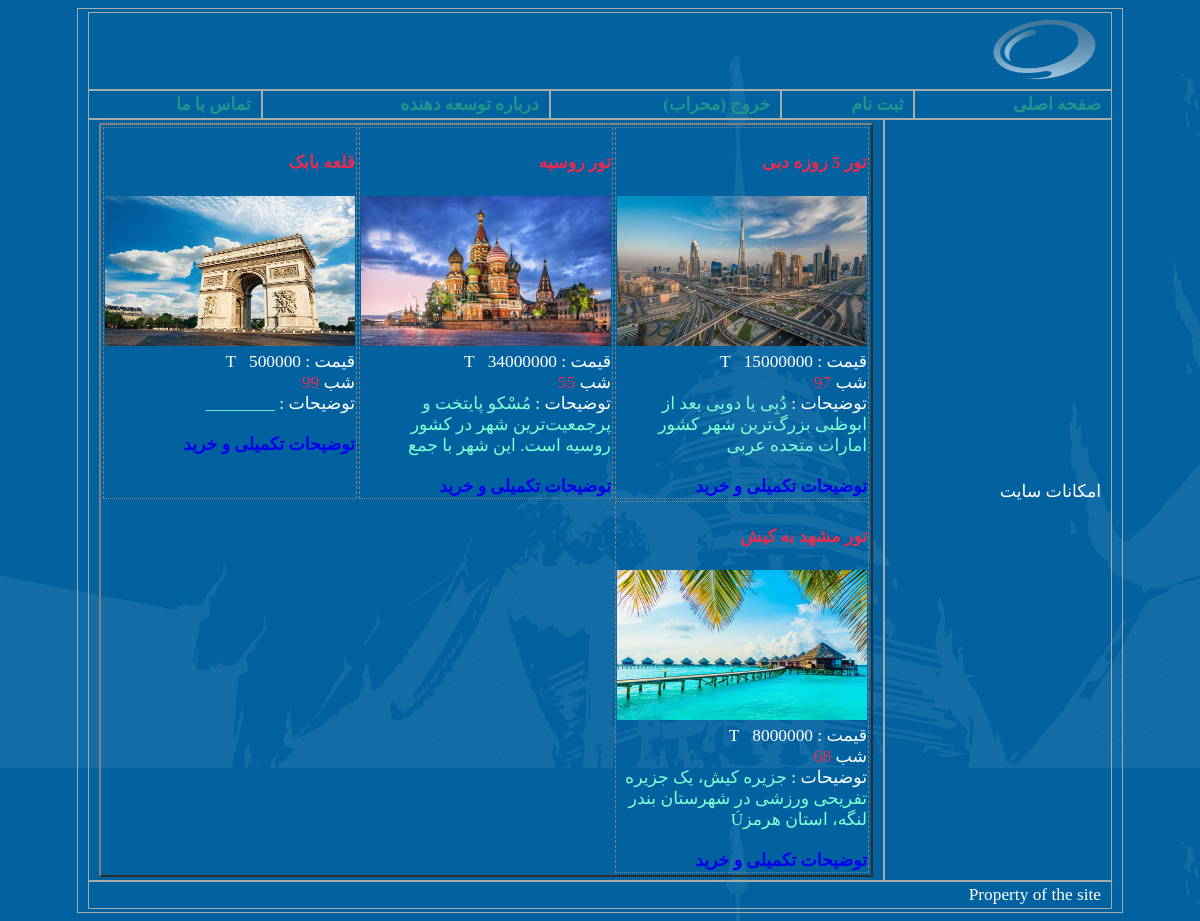
The page / (signed in) on the database its author committed.
### tables this page shows
CREATE TABLE `products` (
  `pro_code` int(10) NOT NULL,
  `pro_name` varchar(200) NOT NULL,
  `pro_qty` int(10) NOT NULL,
  `pro_price` float NOT NULL,
  `pro_image` varchar(80) NOT NULL,
  `pro_detail` text NOT NULL
);

### index.php (the view, shortened to what this page needs)
<?php
include("include/header.php");
$link = mysqli_connect("localhost", "root", "", "shop_db");
?>
<?php
$query = "SELECT * FROM products";
$result = mysqli_query($link, $query);
?>
<table style="width: 100%;" border="2px" >
<tr>
<?php
$counter = 0;
while($row = mysqli_fetch_array($result)){
    $counter += 1;
?>
<td style="border-style: dotted dashed; vertical-align: top; width: 33%;">
<h4 style="color: #E52B50;"><?php echo($row['pro_name']) ?> </h4>
<a href="products_detail.php?id = <?php echo($row['pro_code']) ?>">
<img src="image/products/<?php echo($row['pro_image']) ?>"width="250px" height="150px" />
</a>
<br />
قیمت : <?php echo($row['pro_price']) ?> &nbsp; T
<br />
شب <span style="color: #E52B50;"><?php echo($row['pro_qty']) ?></span>
<br />
توضیحات : <span style="color: #7FFFD4;"> <?php echo(substr($row['pro_detail'],0,120)); ?> </span>
<br /><br />
<b><a href="product_detail.php?id= <?php echo($row['pro_code']) ?>" style="text-decoration: none;">توضیحات تکمیلی و خرید </a></b>
</td>
<?php
if($counter % 3 == 0)
echo("</tr><tr>");
}
if($counter % 3 != 0)
echo("</tr>");
?>
</table>
<?php
include("include/footer.php");
?>

### include/header.php (style rules this page uses)
body { background-image: url("image/bg.jpg"); }

### rows shown on the page
products: pro_name "تور 5 روزه دبی", pro_image (picture), pro_qty "97", pro_detail "دُبِی یا دوبِی بعد از ابوظبی بزرگ‌ترین شهر کشور امارات متحده عربی"
products: pro_name "تور روسیه", pro_image (picture), pro_qty "55", pro_detail "مُسْکو پایتخت و پرجمعیت‌ترین شهر در کشور روسیه است. این شهر با جمع"
products: pro_name "قلعه بابک", pro_image (picture), pro_qty "99", pro_detail "________"
products: pro_name "تور مشهد به کیش", pro_image (picture), pro_qty "68", pro_detail "جزیره کیش، یک جزیره تفریحی ورزشی در شهرستان بندر لنگه، استان هرمزÚ"

### other values the page prints
$_SESSION['realname'] "محراب"
